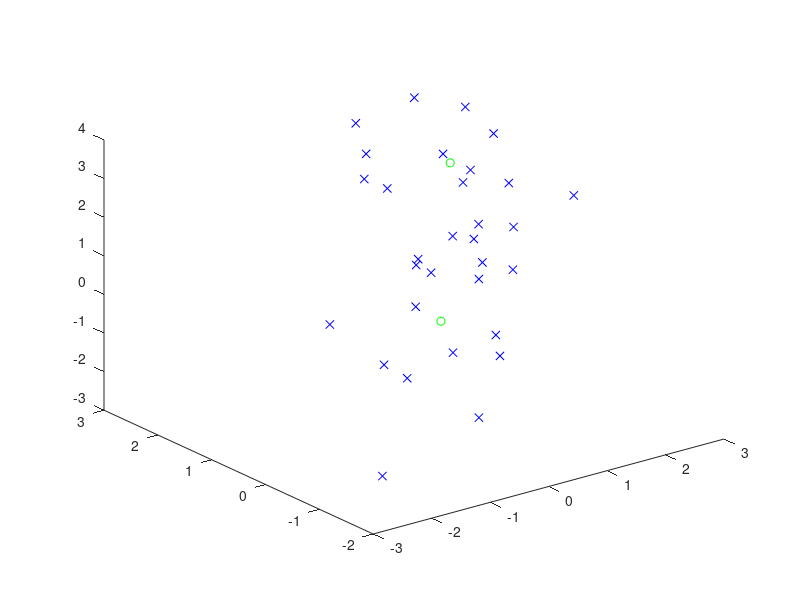

Write the MATLAB code that produced this figure. (Note: this script raises an error after producing the figure.)
clear all;

randn('seed',42)
dim = 3;
N = 30;

mu = zeros(1,dim) + [0 0 0];
mu2 = mu +2;
sigma = sqrt(0.5);


S = eye(dim) * sigma;

ps = mvnrnd(mu,S,N/2);

ps = [ps; mvnrnd(mu2,S,N/2)];

ps = [ps; mvnrnd(mu - 2,S,1)];

N = size(ps,1);


figure(1);
hold off;
plot3(ps(:,1),ps(:,2),ps(:,3),'xb');

hold on;
plot3(mu(:,1),mu(:,2),mu(:,3),'og');
plot3(mu2(:,1),mu2(:,2),mu2(:,3),'og');

%maxs = sqrt(sigma)*eye(dim) * 2*sqrt(2*log(2))*4;
maxs = [min(ps) max(ps)];

%extraspace = [maxs(1,3) - maxs(1,1);maxs(1,4) - maxs(1,2)] * 0.1;

%axis([maxs(1,1)-extraspace(1) maxs(1,3)+extraspace(1) maxs(1,2)-extraspace(2) maxs(1,4)+extraspace(2)]);
%axis([mu(1)-maxs(1,1),mu(1) + maxs(1,1),mu(2)-maxs(2,2),mu(2)+maxs(2,2)]);

% test meanShiftEstimate
esigmas = [ sigma sigma sigma ];
weights = normrnd(1,0.5,1,N);
%weights = ones(1,N);
em = meanShiftEstimate(ps,weights,esigmas,0.001,0.01);

disweights = weights*10;
disweights = max(0.01,disweights);

for i = 1:size(weights,2)
    plot3(ps(i,1),ps(i,2),ps(i,3),'ob','MarkerSize',disweights(1,i),'MarkerEdgeColor',[0.7 0.7 1])
end
plot3(em(:,1),em(:,2),em(:,3),'ro');